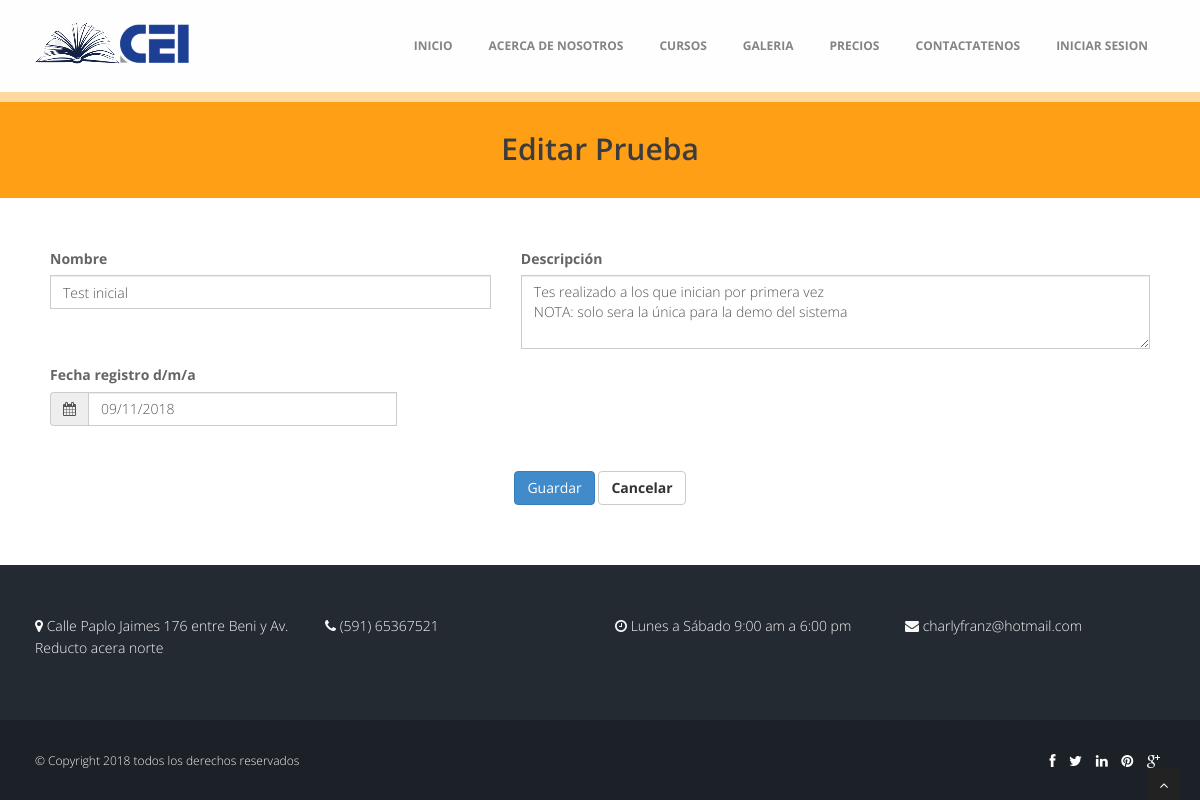
The page /admin/pruebas/edit/1 on the database its author committed.
### tables this page shows
CREATE TABLE `prueba` (
  `ID_PRUEBA` int(11) NOT NULL,
  `NOMBRE` varchar(100) DEFAULT NULL,
  `DESCRIPCION` varchar(255) NOT NULL,
  `FECHA_REGISTRO` varchar(10) DEFAULT NULL,
  `HABILITADO` tinyint(1) NOT NULL
);

### application/controllers/admin/pruebas.php (called while the page is built, shortened)
<?php
class Pruebas extends CI_Controller {
  public function __construct(){
    $this->load->model("model_pruebas");
  }
  public function edit($id){
    $data = array(
      'prueba' => $this->model_pruebas->get($id)
    );
    $this->load->view('header');
		$this->load->view('admin/pruebas/p_vista_edit', $data);
		$this->load->view('footer');
  }
}

### index.php (called while the page is built, shortened)
<?php
require_once BASEPATH.'core/CodeIgniter.php';

### application/models/model_pruebas.php (called while the page is built, shortened)
<?php
class Model_pruebas extends CI_Model {
  public function get($id){
    $this->db->where("id_prueba", $id);
    $resultado = $this->db->get("prueba");
    return $resultado->row();
  }
}

### application/views/admin/pruebas/p_vista_edit.php (the view, shortened to what this page needs)
<section id="inner-headline">
	<div class="container">
		<div class="row">
			<div class="col-lg-12">
				<h2 class="pageTitle"> Editar Prueba
				</h2>
			</div>
		</div>
	</div>
	</section>
	<section id="content">
		<div class="container">
    <div class="row">
      <div class="col-md-12">
      <form action="<?php echo base_url(); ?>admin/pruebas/update" method="post">
					<div class="col-sm-12">
						<div class="row">
							<div class="col-sm-5 form-group <?php echo !empty(form_error("nombre"))?'has-error':'';?>">
								<label>Nombre</label>
								<input type="text" placeholder="ejemplo:  prueba uno" class="form-control"  name="nombre" value="<?php echo !empty(form_error("nombre"))?set_value("nombre"):$prueba->NOMBRE;?>">
							</div>
							<div class="col-sm-7 form-group <?php echo !empty(form_error("descripcion"))?'has-error':'';?>">
								<label>Descripción</label>
								<textarea class="form-control" rows="3" placeholder="Ingrese una pequeña descripción ..." name="descripcion"><?php echo !empty(form_error("descripcion"))?set_value("descripcion"):$prueba->DESCRIPCION;?></textarea>
							</div>
              <div class="col-sm-4 form-group">
								<label>Fecha registro d/m/a</label>
								<div class="input-group date">
									<div class="input-group-addon">
										<i class="fa fa-calendar"></i>
									</div>
									<input type="text" class="form-control pull-right" id="datepicker2" value="<?php echo $prueba->FECHA_REGISTRO;?>" class="form-control" name="fecha_registro">
								</div>
							</div>
						</div>
						<div class="row">
								<div class="col-md-12 text-center">
                  <button type="submit" class="btn btn-primary">Guardar</button>
                  <a href="<?php echo base_url(); ?>admin/pruebas" id="cancel" name="cancel" class="btn btn-default"><strong>Cancelar</strong></a>
								</div>
            </div>
					</div>
				</form>
      </div>
    </div>
    </div>
</section>

### assets/css/style.css (style rules this page uses)
body { font-family:'Open Sans', Arial, sans-serif; font-size:14px; font-weight:300; line-height:1.6em; color:#656565; }
h1,h2, h3, h4, h5, h6 { font-family:'Open Sans', Arial, sans-serif; font-weight: 600; line-height:1.1em; color: #3C3C3C; margin-bottom: 20px; }
.container { padding:0 20px 0 20px; position:relative; }
.row,.row-fluid { margin-bottom:30px; }
.row .row,.row-fluid .row-fluid { margin-bottom:30px; }
.pageTitle { color: #3C3C3C;margin: 30px 0 3px;display: inline-block; }
.form-control { border-radius:0; }
#content { position:relative; background:#fff; padding:50px 0 0px 0; }
#inner-headline { background: #FF9F16; position:relative; margin:0; padding:0; color:#fefefe; border-top: 10px solid #FED8A1; text-align: center; }

### rows shown on the page
prueba: nombre "Test inicial", descripcion "Tes realizado a los que inician por primera vez NOTA: solo sera la única para la demo del sistema", fecha_registro "09/11/2018"
